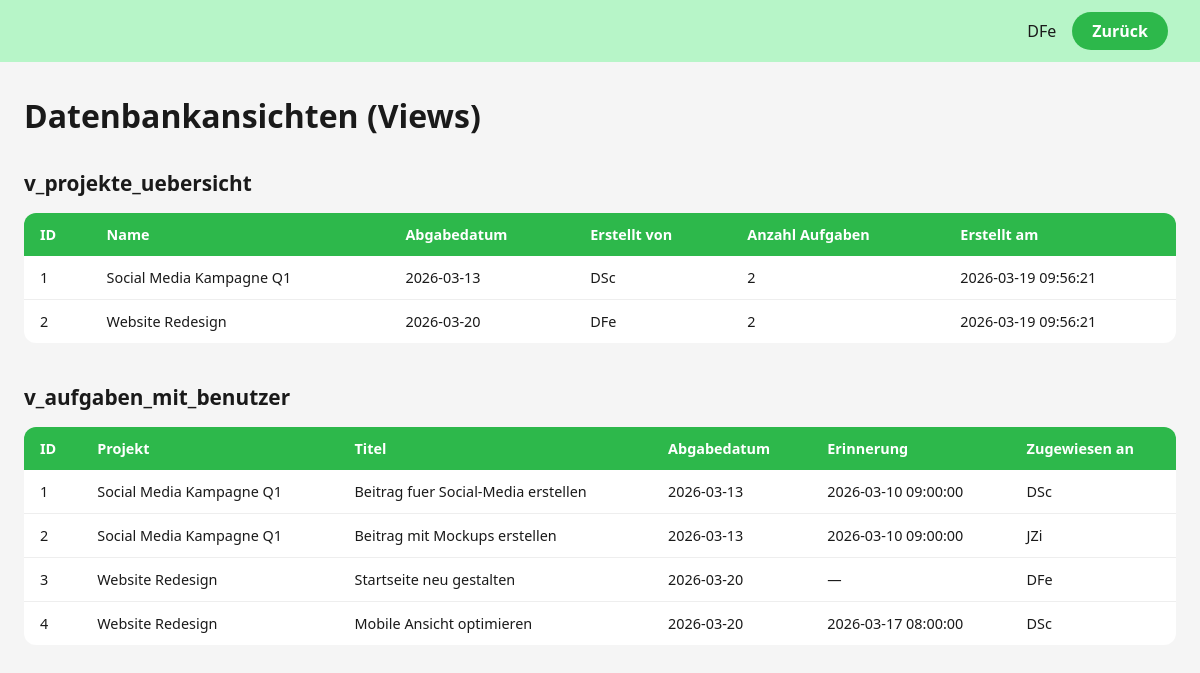
Page /admin/views.php (signed in) on the committed database.
### tables this page shows
CREATE TABLE IF NOT EXISTS projekte (
    id INT AUTO_INCREMENT PRIMARY KEY,
    name VARCHAR(150) NOT NULL,
    beschreibung TEXT,
    abgabedatum DATE NOT NULL,
    erstellt_von INT NOT NULL,
    erstellt_am DATETIME DEFAULT CURRENT_TIMESTAMP,
    FOREIGN KEY (erstellt_von) REFERENCES benutzer(id) ON DELETE CASCADE
);

CREATE TABLE IF NOT EXISTS aufgaben (
    id INT AUTO_INCREMENT PRIMARY KEY,
    projekt_id INT NOT NULL,
    titel VARCHAR(150) NOT NULL,
    beschreibung TEXT,
    abgabedatum DATE NOT NULL,
    erinnerung_datum DATETIME,
    erinnerung_per ENUM('email', 'push', 'beide') DEFAULT NULL,
    zugewiesen_an INT,
    erstellt_am DATETIME DEFAULT CURRENT_TIMESTAMP,
    FOREIGN KEY (projekt_id) REFERENCES projekte(id) ON DELETE CASCADE,
    FOREIGN KEY (zugewiesen_an) REFERENCES benutzer(id) ON DELETE SET NULL
);

### includes/auth.php (called while the page is built, shortened)
<?php
function istAngemeldet(): bool {
    return isset($_SESSION['benutzer_id']);
}
function aktuellerBenutzer(): array|null {
    return [
        'id'           => $_SESSION['benutzer_id'],
        'benutzername' => $_SESSION['benutzername'],
        'email'        => $_SESSION['email'],
    ];
}

### admin/views.php (the view, shortened to what this page needs)
<?php
require_once __DIR__ . '/../includes/auth.php';
$pdo = getDbConnection();
$aufgabenView  = $pdo->query('SELECT * FROM v_aufgaben_mit_benutzer ORDER BY abgabedatum ASC')->fetchAll();
$projekteView  = $pdo->query('SELECT * FROM v_projekte_uebersicht ORDER BY abgabedatum ASC')->fetchAll();
$benutzer = aktuellerBenutzer();
?>
<!DOCTYPE html>
<html lang="de">
<head>
    <link rel="stylesheet" href="../css/style.css">
</head>
<body>
    <header class="header">
        <span class="benutzername"><?= htmlspecialchars($benutzer['benutzername']) ?></span>
        <a href="index.php" class="btn btn-logout">Zurück</a>
    </header>
    <main class="hauptbereich">
        <h1 style="margin-bottom:32px; font-size:2rem; font-weight:900;">Datenbankansichten (Views)</h1>
        <h2 style="font-size:1.3rem; font-weight:700; margin-bottom:12px;">v_projekte_uebersicht</h2>
        <div class="tabelle-wrapper" style="margin-bottom:40px;">
            <table>
                <thead>
                    <tr>
                        <th>ID</th>
                        <th>Name</th>
                        <th>Abgabedatum</th>
                        <th>Erstellt von</th>
                        <th>Anzahl Aufgaben</th>
                        <th>Erstellt am</th>
                    </tr>
                </thead>
                <tbody>
                    <?php foreach ($projekteView as $p): ?>
                        <tr>
                            <td><?= (int) $p['id'] ?></td>
                            <td><?= htmlspecialchars($p['name']) ?></td>
                            <td><?= htmlspecialchars($p['abgabedatum']) ?></td>
                            <td><?= htmlspecialchars($p['erstellt_von']) ?></td>
                            <td><?= (int) $p['anzahl_aufgaben'] ?></td>
                            <td><?= htmlspecialchars($p['erstellt_am']) ?></td>
                        </tr>
                    <?php endforeach; ?>
                </tbody>
            </table>
        </div>
        <h2 style="font-size:1.3rem; font-weight:700; margin-bottom:12px;">v_aufgaben_mit_benutzer</h2>
        <div class="tabelle-wrapper">
            <table>
                <thead>
                    <tr>
                        <th>ID</th>
                        <th>Projekt</th>
                        <th>Titel</th>
                        <th>Abgabedatum</th>
                        <th>Erinnerung</th>
                        <th>Zugewiesen an</th>
                    </tr>
                </thead>
                <tbody>
                    <?php foreach ($aufgabenView as $a): ?>
                        <tr>
                            <td><?= (int) $a['id'] ?></td>
                            <td><?= htmlspecialchars($a['projekt_name']) ?></td>
                            <td><?= htmlspecialchars($a['titel']) ?></td>
                            <td><?= htmlspecialchars($a['abgabedatum']) ?></td>
                            <td><?= htmlspecialchars($a['erinnerung_datum'] ?? '—') ?></td>
                            <td><?= htmlspecialchars($a['zugewiesen_an'] ?? '—') ?></td>
                        </tr>
                    <?php endforeach; ?>
                </tbody>
            </table>
        </div>
    </main>
</body>
</html>

### css/style.css (style rules this page uses)
*, *::before, *::after { box-sizing: border-box; margin: 0; padding: 0; }
:root { --gruen-hell: #b7f5c8; --gruen-mittel: #90ee90; --gruen-dunkel: #2db84b; --gruen-button: #22a83d; --hintergrund: #f5f5f5; --text-dunkel: #1a1a1a; --text-grau: #555555; --weiss: #ffffff; --rand: #c0c0c0; --schatten: rgba(0, 0, 0, 0.08); --rot-fehler: #e74c3c; --rot-hell: #fdecea; --radius-gross: 24px; --radius-klein: 12px; --radius-input: 50px; --schrift: 'Segoe UI', Arial, sans-serif; }
body { font-family: var(--schrift); background-color: var(--hintergrund); color: var(--text-dunkel); min-height: 100vh; }
a { color: var(--gruen-dunkel); text-decoration: none; }
.header { background-color: var(--gruen-hell); padding: 12px 32px; display: flex; align-items: center; justify-content: flex-end; gap: 16px; }
.header .benutzername { font-weight: 500; color: var(--text-dunkel); }
.btn { display: inline-block; padding: 10px 24px; border-radius: var(--radius-input); font-size: 1rem; font-weight: 700; cursor: pointer; border: none; transition: opacity 0.2s; text-align: center; }
.btn-logout { background-color: var(--gruen-dunkel); color: var(--weiss); padding: 8px 20px; }
.hauptbereich { max-width: 1200px; margin: 0 auto; padding: 32px 24px; }
.tabelle-wrapper { overflow-x: auto; margin-top: 16px; }
table { width: 100%; border-collapse: collapse; background-color: var(--weiss); border-radius: var(--radius-klein); overflow: hidden; }
thead { background-color: var(--gruen-dunkel); color: var(--weiss); }
th { padding: 12px 16px; text-align: left; font-weight: 700; font-size: 0.9rem; }
td { padding: 12px 16px; font-size: 0.9rem; border-bottom: 1px solid #eee; vertical-align: middle; }
tr:last-child td { border-bottom: none; }

### rows in the picture
projekte: id "1", name "Social Media Kampagne Q1", abgabedatum "2026-03-13", erstellt_von "DSc", anzahl_aufgaben "2", erstellt_am "2026-03-19 09:56:21"
projekte: id "2", name "Website Redesign", abgabedatum "2026-03-20", erstellt_von "DFe", anzahl_aufgaben "2", erstellt_am "2026-03-19 09:56:21"
aufgaben: id "1", projekt_name "Social Media Kampagne Q1", titel "Beitrag fuer Social-Media erstellen", abgabedatum "2026-03-13", erinnerung_datum "2026-03-10 09:00:00", zugewiesen_an "DSc"
aufgaben: id "2", projekt_name "Social Media Kampagne Q1", titel "Beitrag mit Mockups erstellen", abgabedatum "2026-03-13", erinnerung_datum "2026-03-10 09:00:00", zugewiesen_an "JZi"
aufgaben: id "3", projekt_name "Website Redesign", titel "Startseite neu gestalten", abgabedatum "2026-03-20", erinnerung_datum "—", zugewiesen_an "DFe"
aufgaben: id "4", projekt_name "Website Redesign", titel "Mobile Ansicht optimieren", abgabedatum "2026-03-20", erinnerung_datum "2026-03-17 08:00:00", zugewiesen_an "DSc"

### other values in the picture
$benutzer['benutzername'] "DFe"
